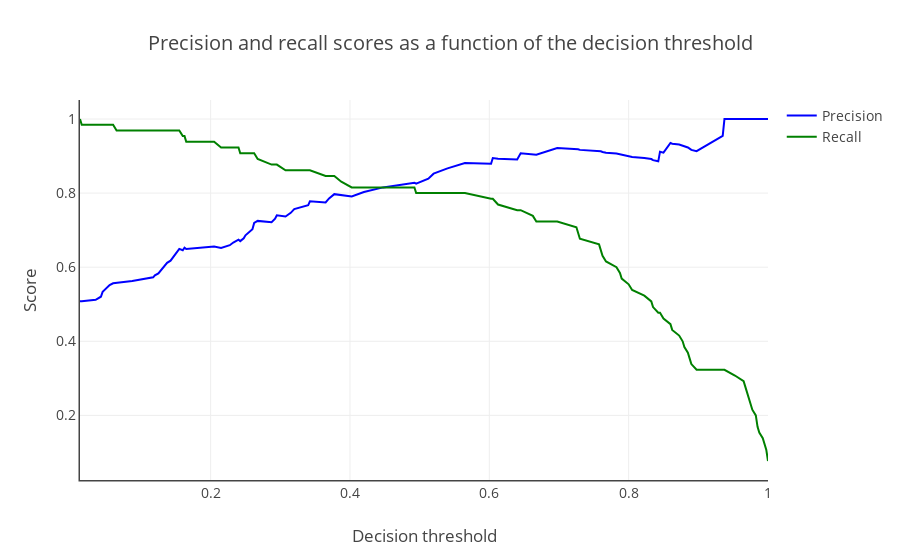

The notebook cell saved with this chart:
### Code cell
t = precision_recall_vs_threshold(
    y_true=y_train, y_pred=cv_predict_proba[:, 1])
py.iplot(t, filename='fatigue/precision_recall_vs_threshold')
